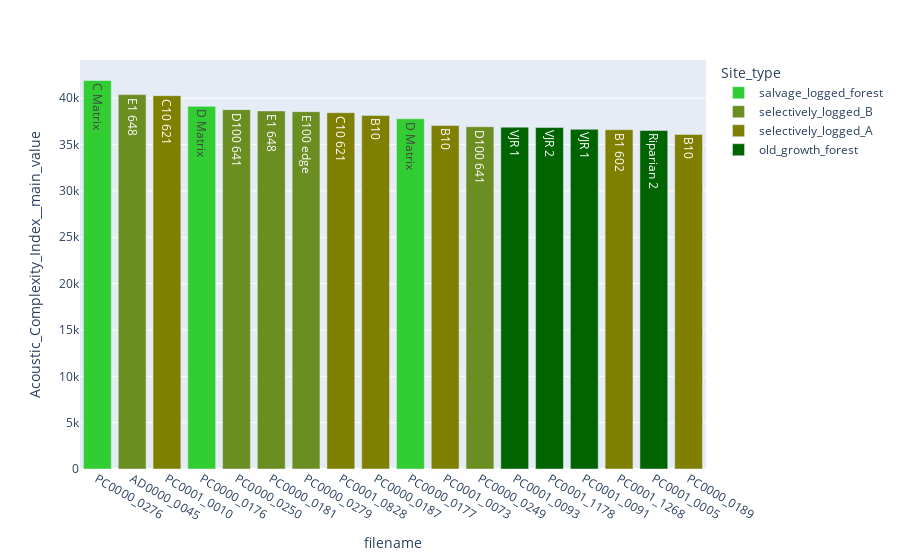

The notebook cell saved with this chart:
### Markdown cell above
#### this plot did not support my assumption, that old_growth_forests should have higher values, but as there was only one file in the 6am timeframe to check, i decided to extend the analysis...

### Code cell
px.bar(dfmerged, 
             x = 'filename',
             y = 'Acoustic_Complexity_Index__main_value', 
             color = 'Site_type', 
             color_discrete_map = color_discrete_map,
             text = "Site"
            ).update_layout(xaxis = {'categoryorder':'total descending'})

### Figure 1 — Plotly figure (JSON) as saved in the notebook; plotly's stock layout.template omitted (floating-point values rounded to 4 significant figures)
{"data": [{"alignmentgroup": "True", "hovertemplate": "Site_type=salvage_logged_forest<br>filename=%{x}<br>Acoustic_Complexity_Index__main_value=%{y}<br>Site=%{text}<extra></extra>", "legendgroup": "salvage_logged_forest", "marker": {"color": "LimeGreen"}, "name": "salvage_logged_forest", "offsetgroup": "salvage_logged_forest", "orientation": "v", "showlegend": true, "text": ["D Matrix", "D Matrix", "C Matrix"], "textposition": "auto", "type": "bar", "x": ["PC0000_0176", "PC0000_0177", "PC0000_0276"], "xaxis": "x", "y": [39130.0, 37790.0, 41920.0], "yaxis": "y"}, {"alignmentgroup": "True", "hovertemplate": "Site_type=selectively_logged_B<br>filename=%{x}<br>Acoustic_Complexity_Index__main_value=%{y}<br>Site=%{text}<extra></extra>", "legendgroup": "selectively_logged_B", "marker": {"color": "OliveDrab"}, "name": "selectively_logged_B", "offsetgroup": "selectively_logged_B", "orientation": "v", "showlegend": true, "text": ["E1 648", "D100 641", "D100 641", "E100 edge", "E1 648"], "textposition": "auto", "type": "bar", "x": ["PC0000_0181", "PC0000_0249", "PC0000_0250", "PC0000_0279", "AD0000_0045"], "xaxis": "x", "y": [38630.0, 36930.0, 38770.0, 38550.0, 40390.0], "yaxis": "y"}, {"alignmentgroup": "True", "hovertemplate": "Site_type=selectively_logged_A<br>filename=%{x}<br>Acoustic_Complexity_Index__main_value=%{y}<br>Site=%{text}<extra></extra>", "legendgroup": "selectively_logged_A", "marker": {"color": "Olive"}, "name": "selectively_logged_A", "offsetgroup": "selectively_logged_A", "orientation": "v", "showlegend": true, "text": ["B10", "B10", "C10 621", "B10", "C10 621", "B1 602"], "textposition": "auto", "type": "bar", "x": ["PC0000_0187", "PC0000_0189", "PC0001_0010", "PC0001_0073", "PC0001_0828", "PC0001_1268"], "xaxis": "x", "y": [38150.0, 36090.0, 40280.0, 37070.0, 38440.0, 36610.0], "yaxis": "y"}, {"alignmentgroup": "True", "hovertemplate": "Site_type=old_growth_forest<br>filename=%{x}<br>Acoustic_Complexity_Index__main_value=%{y}<br>Site=%{text}<extra></extra>", "legendgroup": "old_growth_forest", "marker": {"color": "DarkGreen"}, "name": "old_growth_forest", "offsetgroup": "old_growth_forest", "orientation": "v", "showlegend": true, "text": ["Riparian 2", "VJR 1", "VJR 1", "VJR 2"], "textposition": "auto", "type": "bar", "x": ["PC0001_0005", "PC0001_0091", "PC0001_0093", "PC0001_1178"], "xaxis": "x", "y": [36530.0, 36650.0, 36880.0, 36860.0], "yaxis": "y"}], "layout": {"autosize": true, "barmode": "relative", "legend": {"title": {"text": "Site_type"}, "tracegroupgap": 0}, "margin": {"t": 60}, "xaxis": {"anchor": "y", "autorange": true, "categoryorder": "total descending", "domain": [0, 1], "range": [-0.5, 17.5], "title": {"text": "filename"}, "type": "category"}, "yaxis": {"anchor": "x", "autorange": true, "domain": [0, 1], "range": [0, 44130.0], "title": {"text": "Acoustic_Complexity_Index__main_value"}, "type": "linear"}}}
